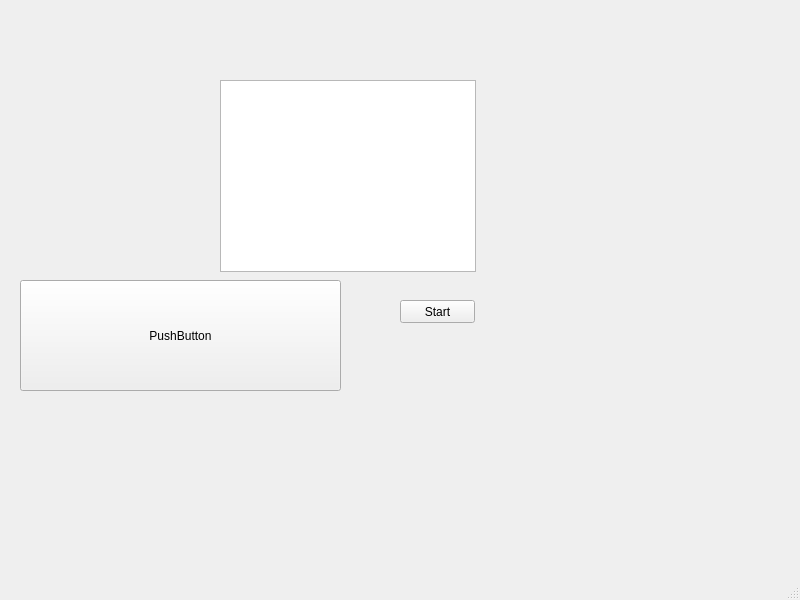
<?xml version="1.0" encoding="UTF-8"?>
<ui version="4.0">
 <class>MainWindow</class>
 <widget class="QMainWindow" name="MainWindow">
  <property name="geometry">
   <rect>
    <x>0</x>
    <y>0</y>
    <width>800</width>
    <height>600</height>
   </rect>
  </property>
  <property name="windowTitle">
   <string>MainWindow</string>
  </property>
  <widget class="QWidget" name="centralwidget">
   <widget class="QListWidget" name="listWidget">
    <property name="geometry">
     <rect>
      <x>220</x>
      <y>80</y>
      <width>256</width>
      <height>192</height>
     </rect>
    </property>
   </widget>
   <widget class="QPushButton" name="pushButton">
    <property name="geometry">
     <rect>
      <x>20</x>
      <y>280</y>
      <width>321</width>
      <height>111</height>
     </rect>
    </property>
    <property name="text">
     <string>PushButton</string>
    </property>
   </widget>
   <widget class="QPushButton" name="startButton">
    <property name="geometry">
     <rect>
      <x>400</x>
      <y>300</y>
      <width>75</width>
      <height>23</height>
     </rect>
    </property>
    <property name="text">
     <string>Start</string>
    </property>
   </widget>
  </widget>
  <widget class="QMenuBar" name="menubar">
   <property name="geometry">
    <rect>
     <x>0</x>
     <y>0</y>
     <width>800</width>
     <height>21</height>
    </rect>
   </property>
  </widget>
  <widget class="QStatusBar" name="statusbar"/>
 </widget>
 <resources/>
 <connections/>
</ui>
